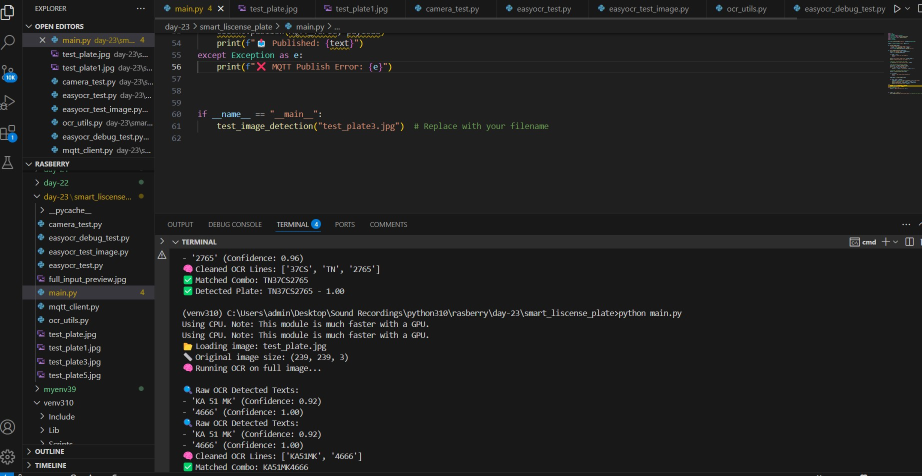
#> input picture smart_liscense_detect/Plate No- KA51MK4666.jpg, 1843 x 951 px (shown at 1/2 size)
$ python -i logic.py   (imports and definitions only)   (older library calls are emulated)
#> lines starting #> are read from the running program, lines starting #| are printed output that depends on the picture
#> further down, picture is the input picture: shape (951, 1843, 3); mean B, G, R 32.3, 32.4, 32.3
import cv2
import numpy as np

def to_grayscale(img):
    return cv2.cvtColor(img, cv2.COLOR_BGR2GRAY)

# [11 lines left out: functions gaussian_blur, median_blur, not called in this run]

def sobel_edge(img):
    gray = to_grayscale(img)
    grad_x = cv2.Sobel(gray, cv2.CV_64F, 1, 0)
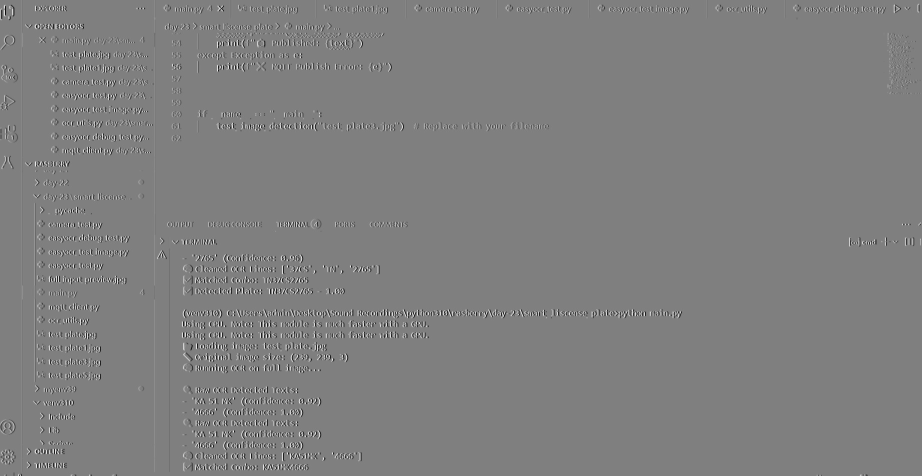
#> grad_x: shape (951, 1843) float64 (shown at 1/2 size); min -799, max 799, mean 0; drawn with min black and max white
    grad_y = cv2.Sobel(gray, cv2.CV_64F, 0, 1)
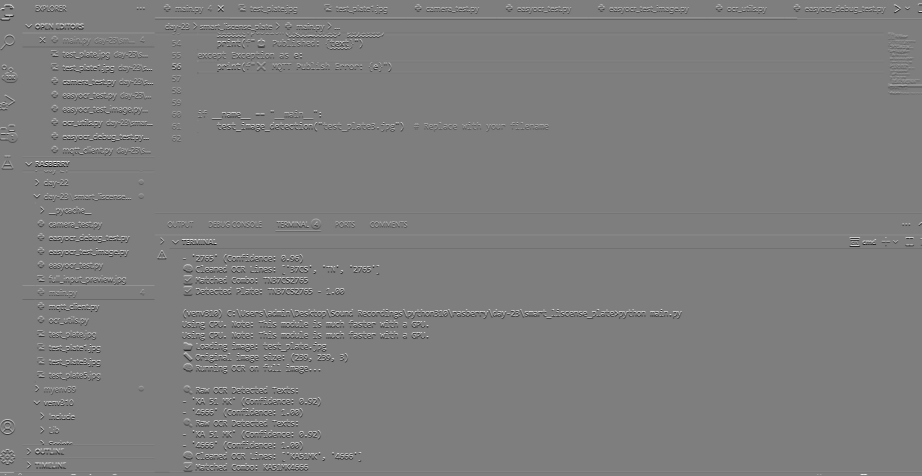
#> grad_y: shape (951, 1843) float64 (shown at 1/2 size); min -788, max 805, mean 0; drawn with min black and max white
    abs_grad_x = cv2.convertScaleAbs(grad_x)
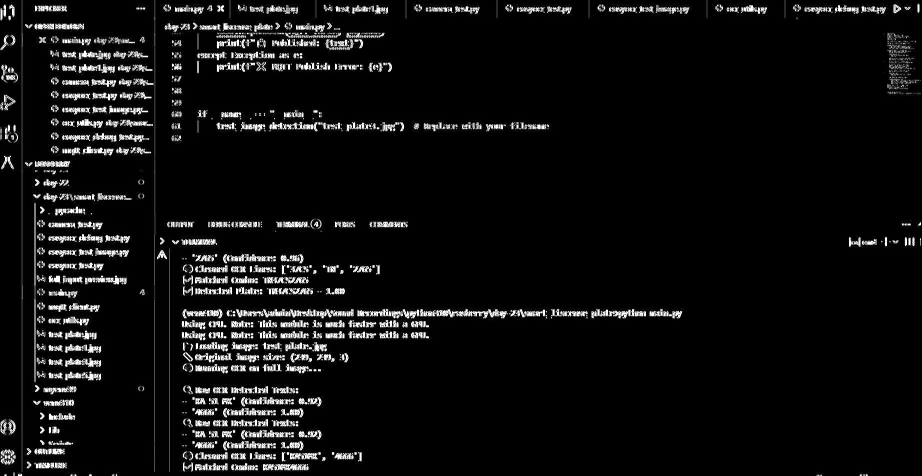
#> abs_grad_x: shape (951, 1843) (shown at 1/2 size); min 0, max 255, mean 15.3
    abs_grad_y = cv2.convertScaleAbs(grad_y)
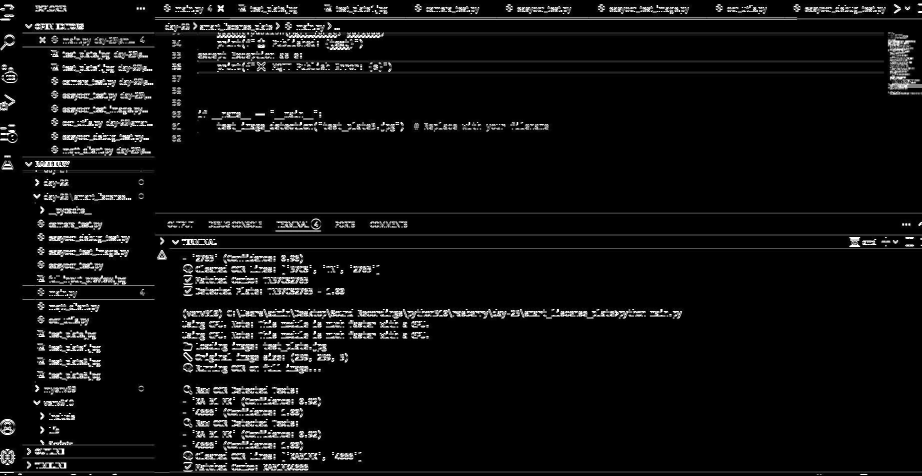
#> abs_grad_y: shape (951, 1843) (shown at 1/2 size); min 0, max 255, mean 14.8
    combined = cv2.addWeighted(abs_grad_x, 0.5, abs_grad_y, 0.5, 0)
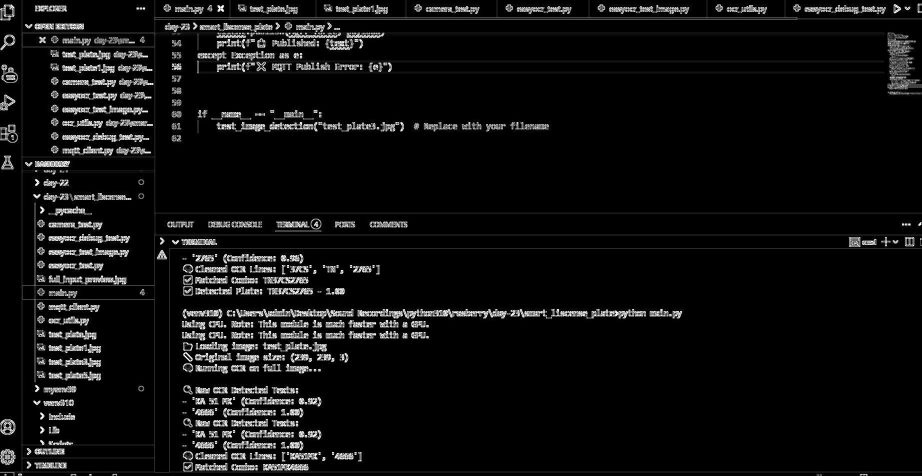
#> combined: shape (951, 1843) (shown at 1/2 size); min 0, max 255, mean 15.1
    return combined

# [56 lines left out: functions canny_edge, threshold_binary, rotate_image, resize_image, erosion, dilation and 3 more, not called in this run]

>>> import cv2
>>> picture = cv2.imread('../smart_liscense_detect/Plate No- KA51MK4666.jpg')
>>> result = sobel_edge(picture)

$ run again, on smart_liscense_detect/flask_admin_app running.jpg
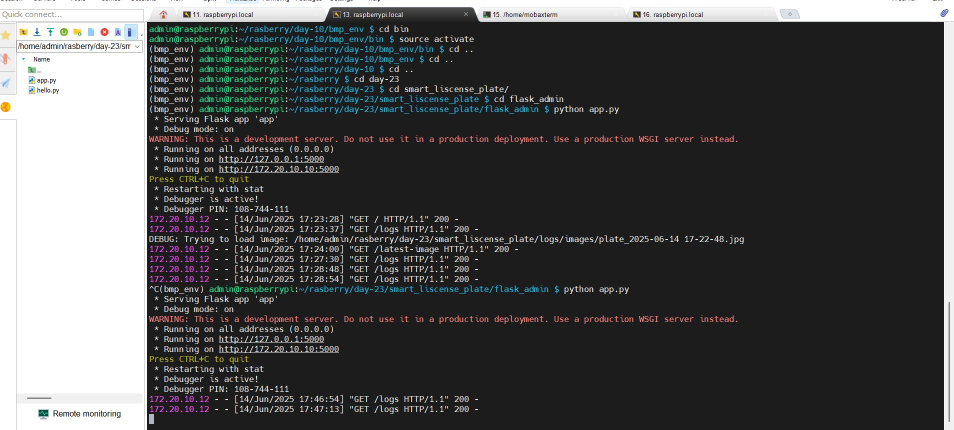
#> input picture smart_liscense_detect/flask_admin_app running.jpg, 1907 x 860 px (shown at 1/2 size)
#> picture is the input picture: shape (860, 1907, 3); mean B, G, R 79, 79, 78.1
#> in sobel_edge, `grad_y = cv2.Sobel(gray, cv2.CV_64F, 0, 1)`:
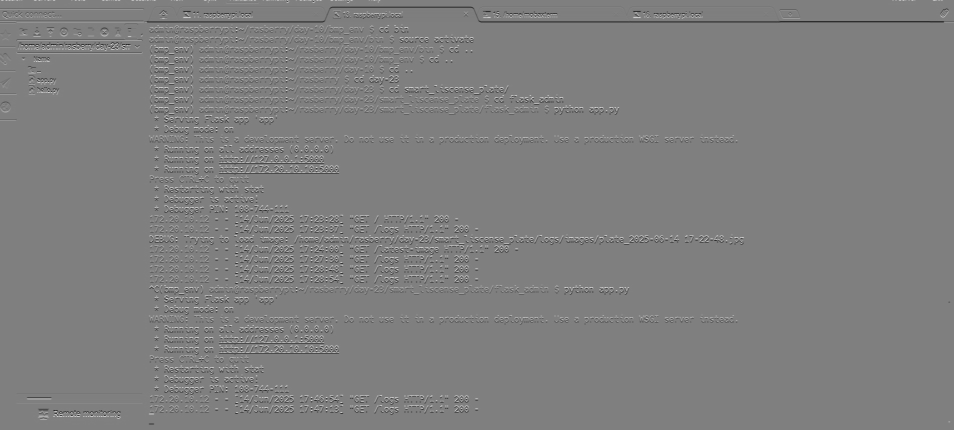
#> grad_y: shape (860, 1907) float64 (shown at 1/2 size); min -1016, max 1011, mean -1.6; drawn with min black and max white
#> in sobel_edge, `combined = cv2.addWeighted(abs_grad_x, 0.5, abs_grad_y, 0.5, 0)`:
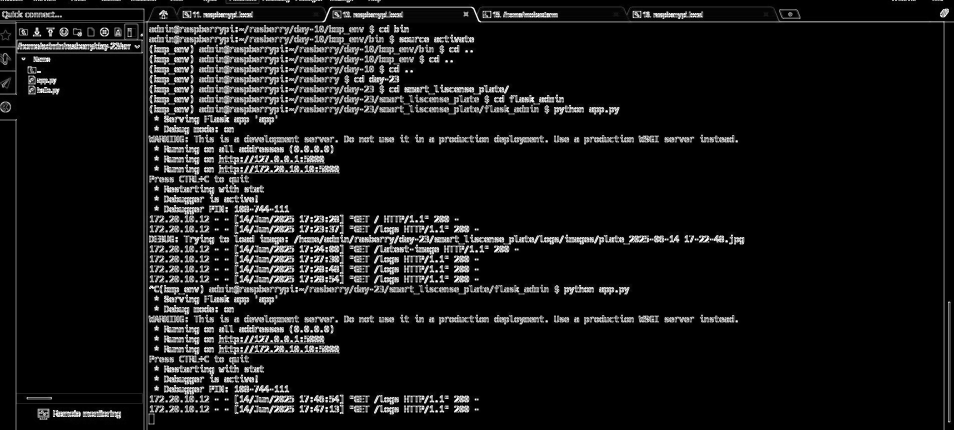
#> combined: shape (860, 1907) (shown at 1/2 size); min 0, max 255, mean 21.5
